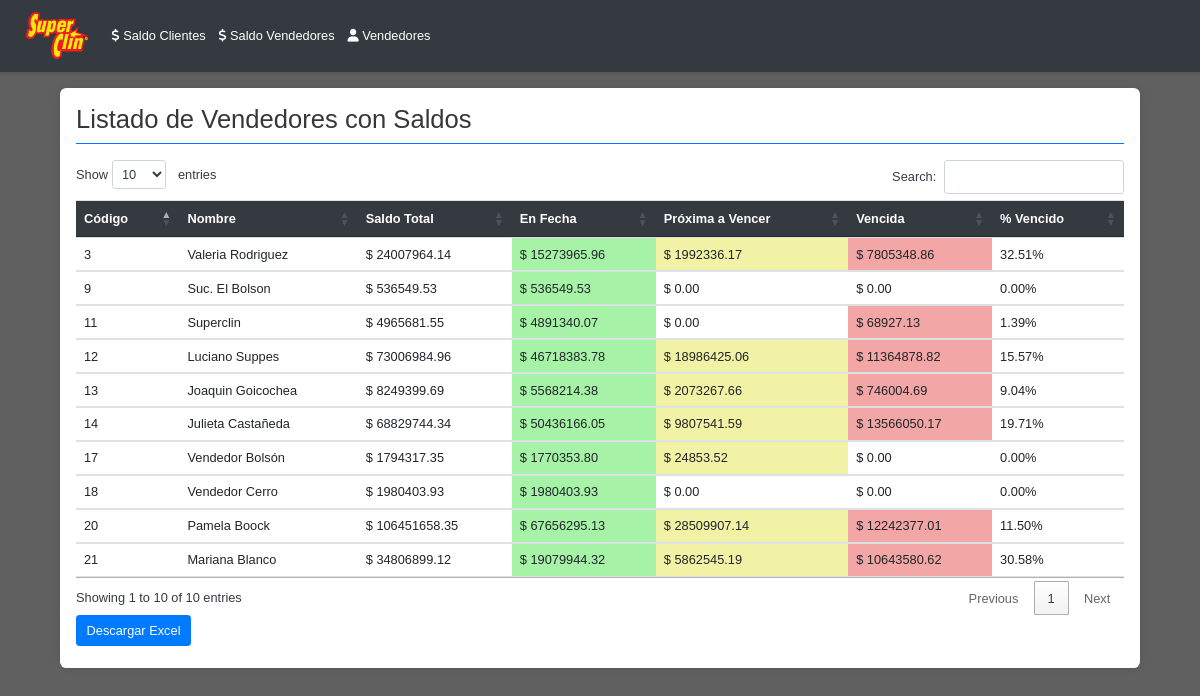
The app's page /vendedores_con_saldos with its own data.
### tables this page shows
CREATE TABLE vendedores (
            SalesEmployeeCode INTEGER PRIMARY KEY,
            SalesEmployeeName TEXT,
            Telephone TEXT,
            Mobile TEXT,
            Email TEXT
        );

### controllers.py (the view)
@routes_blueprint.route('/vendedores_con_saldos')
def vendedores_con_saldos_list():
    vendedores_con_saldos = get_data()[2]
    return render_template('vendedores_con_saldos.html', vendedores=vendedores_con_saldos)

### models.py (called while the page is built)
def obtener_conexion(db_path):
   conn = sqlite3.connect(db_path)
   conn.row_factory = sqlite3.Row
   return conn

### services.py (called while the page is built)
def get_data():
  db_path = Config.DATABASE_PATH
  return obtener_datos(db_path)

### utils.py (called while the page is built)
def format_number(value):
    if value is None:
       return ""
    try:
       return locale.format_string('%.2f', value, grouping=True)
    except ValueError:
        return str(value)

### templates/vendedores_con_saldos.html (shortened to what this page needs)
{% extends 'base.html' %}
{% block content %}
    <h2>Listado de Vendedores con Saldos</h2>
    <table id="vendedores-table" class="table">
        <thead>
            <tr>
                <th>Código</th>
                <th>Nombre</th>
                <th data-type="num-fmt">Saldo Total</th>
                <th data-type="num-fmt">En Fecha</th>
                <th data-type="num-fmt">Próxima a Vencer</th>
                <th data-type="num-fmt">Vencida</th>
                <th data-type="num-fmt">% Vencido</th>
            </tr>
        </thead>
        <tbody>
            {% for vendedor in vendedores %}
            <tr>
                <td>{{ vendedor.SalesEmployeeCode }}</td>
                <td>{{ vendedor.SalesEmployeeName }}</td>
                <td data-order="{{vendedor.total_saldo}}">$ {{ vendedor.total_saldo | format_number }}</td>
                <td data-order="{{ vendedor.saldos_por_categoria['En Fecha'] }}"
                     {% if vendedor.saldos_por_categoria['En Fecha'] > 0 %}
                       class="saldo-en-fecha"
                    {% endif %}>
                    $ {{ vendedor.saldos_por_categoria['En Fecha'] | format_number }}
                </td>
                 <td data-order="{{ vendedor.saldos_por_categoria['Proxima a Vencer'] }}"
                      {% if vendedor.saldos_por_categoria['Proxima a Vencer'] > 0 %}
                        class="saldo-proxima-vencer"
                    {% endif %}>
                     $ {{ vendedor.saldos_por_categoria['Proxima a Vencer'] | format_number }}
                </td>
                <td data-order="{{ vendedor.saldos_por_categoria['Vencida'] }}"
                    {% if vendedor.saldos_por_categoria['Vencida'] > 0 %}
                      class="saldo-vencida"
                    {% endif %}>
                     $ {{ vendedor.saldos_por_categoria['Vencida'] | format_number }}
                 </td>
                <td data-order="{{ vendedor.porcentaje_vencido }}">{{ vendedor.porcentaje_vencido | format_number }}%</td>
            </tr>
            {% endfor %}
        </tbody>
    </table>
    <button id="export-excel" class="btn btn-primary mb-2">Descargar Excel</button>
{% endblock %}
{% block scripts %}
<link rel="stylesheet" type="text/css" href="https://cdn.datatables.net/1.11.5/css/jquery.dataTables.css">
{% endblock %}

### static/style.css (style rules this page uses)
body { font-family: 'Arial', sans-serif; background-color: #606060; color: #343a40; padding-bottom: 20px; zoom: 80% }
h2 { color: #373737; border-bottom: 2px solid #007bff; padding-bottom: 10px; margin-bottom: 20px; }
.table { width: 100%; border-collapse: collapse; margin-bottom: 20px; }
.table thead th { background-color: #343a40; color: #ffffff; padding: 12px; text-align: left; border-bottom: 2px solid #495057; font-weight: bold; }
.table tbody td { padding: 10px; border-bottom: 1px solid #dee2e6; }
.saldo-en-fecha { background-color: #a6f2a6; }
.saldo-proxima-vencer { background-color: #f2f2a6; }
.saldo-vencida { background-color: #f2a6a6; }

### records on screen
vendedores: SalesEmployeeCode "3", SalesEmployeeName "Valeria Rodriguez", total_saldo "24007964.14", saldos_por_categoria "15273965.96", saldos_por_categoria "1992336.17", saldos_por_categoria.Vencida "7805348.86", porcentaje_vencido "32.51"
vendedores: SalesEmployeeCode "9", SalesEmployeeName "Suc. El Bolson", total_saldo "536549.53", saldos_por_categoria "536549.53", saldos_por_categoria "0.00", saldos_por_categoria.Vencida "0.00", porcentaje_vencido "0.00"
vendedores: SalesEmployeeCode "11", SalesEmployeeName "Superclin", total_saldo "4965681.55", saldos_por_categoria "4891340.07", saldos_por_categoria "0.00", saldos_por_categoria.Vencida "68927.13", porcentaje_vencido "1.39"
vendedores: SalesEmployeeCode "12", SalesEmployeeName "Luciano Suppes", total_saldo "73006984.96", saldos_por_categoria "46718383.78", saldos_por_categoria "18986425.06", saldos_por_categoria.Vencida "11364878.82", porcentaje_vencido "15.57"
vendedores: SalesEmployeeCode "13", SalesEmployeeName "Joaquin Goicochea", total_saldo "8249399.69", saldos_por_categoria "5568214.38", saldos_por_categoria "2073267.66", saldos_por_categoria.Vencida "746004.69", porcentaje_vencido "9.04"
vendedores: SalesEmployeeCode "14", SalesEmployeeName "Julieta Castañeda", total_saldo "68829744.34", saldos_por_categoria "50436166.05", saldos_por_categoria "9807541.59", saldos_por_categoria.Vencida "13566050.17", porcentaje_vencido "19.71"
vendedores: SalesEmployeeCode "17", SalesEmployeeName "Vendedor Bolsón", total_saldo "1794317.35", saldos_por_categoria "1770353.80", saldos_por_categoria "24853.52", saldos_por_categoria.Vencida "0.00", porcentaje_vencido "0.00"
vendedores: SalesEmployeeCode "18", SalesEmployeeName "Vendedor Cerro", total_saldo "1980403.93", saldos_por_categoria "1980403.93", saldos_por_categoria "0.00", saldos_por_categoria.Vencida "0.00", porcentaje_vencido "0.00"
vendedores: SalesEmployeeCode "20", SalesEmployeeName "Pamela Boock", total_saldo "106451658.35", saldos_por_categoria "67656295.13", saldos_por_categoria "28509907.14", saldos_por_categoria.Vencida "12242377.01", porcentaje_vencido "11.50"
vendedores: SalesEmployeeCode "21", SalesEmployeeName "Mariana Blanco", total_saldo "34806899.12", saldos_por_categoria "19079944.32", saldos_por_categoria "5862545.19", saldos_por_categoria.Vencida "10643580.62", porcentaje_vencido "30.58"
